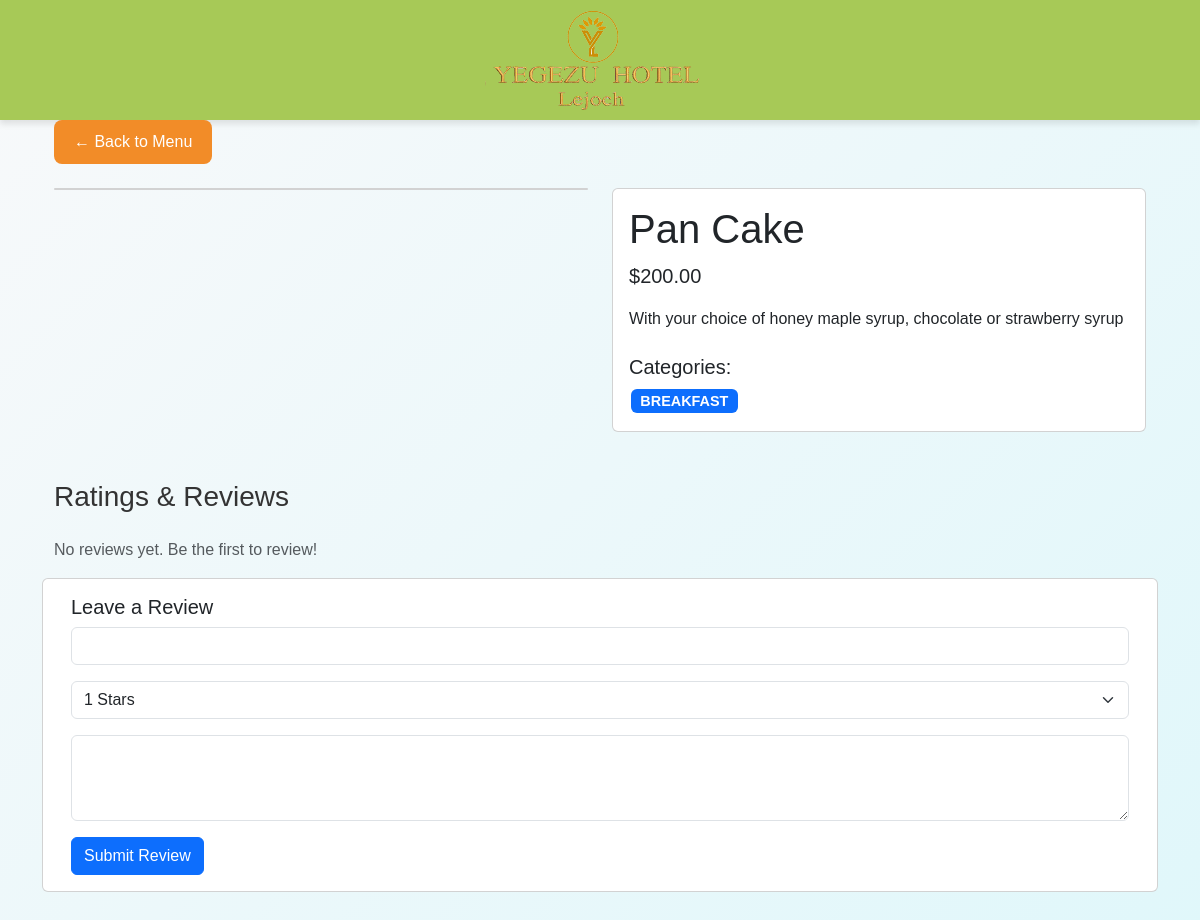
/item/2/, run on the app's committed database.
### menu/models.py (models this page shows, shortened)
class MenuItem(models.Model):
    name = models.CharField(max_length=100)
    description = models.TextField()
    price = models.DecimalField(max_digits=10, decimal_places=2)
    categories = models.ManyToManyField(Category)
    tags = models.ManyToManyField(Tag, blank=True)
    image = models.ImageField(upload_to='menu_images/', blank=True)
    is_active = models.BooleanField(default=True)
    created_at = models.DateTimeField(auto_now_add=True)
    tags = models.ManyToManyField(Tag, blank=True)

class Category(models.Model):
    name = models.CharField(max_length=100)
    main_category = models.ForeignKey(MainCategory, on_delete=models.CASCADE)
    description = models.TextField(blank=True)

### menu/views.py (the view)
# urls.py: path('item/<int:item_id>/', views.menu_item_detail, name='menu_item_detail'),
def menu_item_detail(request, item_id):
    item = get_object_or_404(MenuItem, id=item_id)
    ratings = Rating.objects.filter(menu_item=item)
    if request.method == 'POST':
        form = RatingForm(request.POST)
        if form.is_valid():
            Rating.objects.create(
                menu_item=item,
                stars=form.cleaned_data['stars'],
                comment=form.cleaned_data['comment'],
                guest_name=form.cleaned_data['guest_name']
            )
    else:
        form = RatingForm()
    context = {
        'item': item,
        'ratings': ratings,
        'form': form
    }
    return render(request, 'menu/detail.html', context)

### menu/forms.py
class RatingForm(forms.Form):
    guest_name = forms.CharField(
        label="Your Name",
        widget=forms.TextInput(attrs={'class': 'form-control'})
    )
    stars = forms.ChoiceField(
        label="Rating",
        choices=[(i, f"{i} Stars") for i in range(1, 6)],
        widget=forms.Select(attrs={'class': 'form-select'})
    )
    comment = forms.CharField(
        label="Comment",
        widget=forms.Textarea(attrs={'class': 'form-control', 'rows': 3}),
        required=False
    )

### menu/templates/menu/detail.html (shortened to what this page needs)
{% extends 'menu/base.html' %}
{% block content %}
<div class="container">
    <div class="mb-4">
        <a href="{% url 'menu' %}" class="btn btn-secondary">← Back to Menu</a>
    </div>
    <div class="row g-4">
        <div class="col-md-6">
            <div class="card">
            </div>
        </div>
        <div class="col-md-6">
            <div class="card h-100">
                <div class="card-body">
                    <h1 class="card-title">{{ item.name }}</h1>
                    <p class="lead">${{ item.price }}</p>
                    <p class="card-text">{{ item.description }}</p>
                    <div class="mt-4">
                        <h5>Categories:</h5>
                        {% for category in item.categories.all %}
                        <span class="badge bg-primary">{{ category.name }}</span>
                        {% endfor %}
                    </div>
                </div>
            </div>
        </div>
    </div>
    <div class="row mt-5">
        <div class="col-md-12">
            <h3 class="mb-4">Ratings & Reviews</h3>
            {% for rating in ratings %}
            <div class="card mb-3">
                <div class="card-body">
                    <div class="d-flex justify-content-between align-items-center mb-2">
                        <h5 class="card-title">{{ rating.guest_name }}</h5>
                        <div class="text-warning">
                            {% for _ in "12345" %}
                            {% if forloop.counter <= rating.stars %}★{% else %}☆{% endif %}
                            {% endfor %}
                        </div>
                    </div>
                    <p class="card-text">{{ rating.comment }}</p>
                    <small class="text-muted">{{ rating.created_at|date:"F j, Y" }}</small>
                </div>
            </div>
            {% empty %}
            <p class="text-muted">No reviews yet. Be the first to review!</p>
            {% endfor %}
        </div>
            <div class="card mb-5">
                <div class="card-body">
                    <h5 class="card-title">Leave a Review</h5>
                    <form method="post">
                        <div class="mb-3">
                            {{ form.guest_name }}
                        </div>
                        <div class="mb-3">
                            {{ form.stars }}
                        </div>
                        <div class="mb-3">
                            {{ form.comment }}
                        </div>
                        <button type="submit" class="btn btn-primary">Submit Review</button>
                    </form>
                </div>
            </div>
    </div>
</div>
{% endblock %}

### menu/static/menu/css/styles.css (style rules this page uses)
body { background: linear-gradient(135deg, #f8f9fa, #e0f7fa); font-family: 'Poppins', sans-serif; color: #333; margin: 0; padding: 0; }
.card.h-100 { display: flex; flex-direction: column; justify-content: space-between; }
.badge { font-size: 0.9em; margin: 2px; }
.btn-secondary { background-color: #f28c28; color: white; border: none; padding: 10px 20px; border-radius: 8px; font-size: 16px; cursor: pointer; transition: background-color 0.3s; }

### data on the page
MenuItem: name "Pan Cake", price "200.00", description "With your choice of honey maple syrup, chocolate or strawberry syrup"
Category: name "BREAKFAST"
